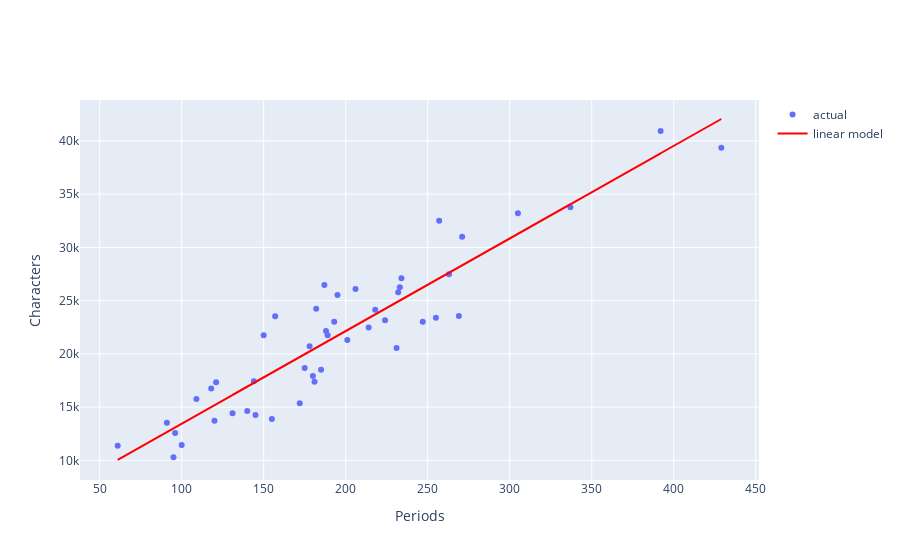

Notebook cell for this chart:
### Code cell
fig = go.Figure()
fig.add_trace(go.Scatter(x = lw['Periods'], y = lw['Characters'], mode = 'markers', name = 'actual'))
fig.add_trace(go.Scatter(x = lw['Periods'], y = theta_0 + theta_1 * lw['Periods'], name = 'linear model', line = dict(color = 'red')))


fig.update_layout(xaxis_title = 'Periods', yaxis_title = 'Characters')
